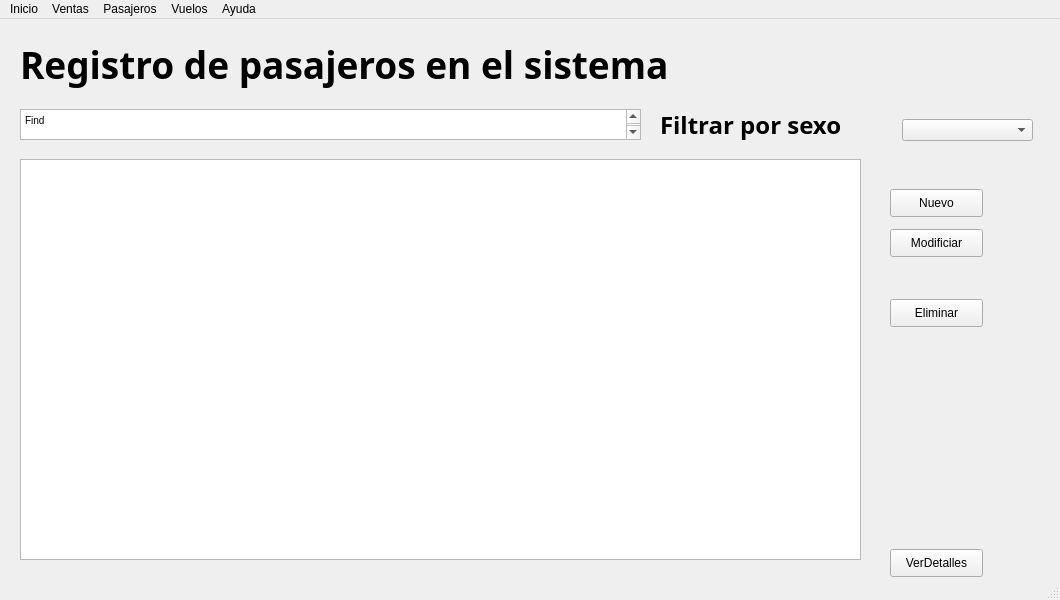
<?xml version="1.0" encoding="UTF-8"?>
<ui version="4.0">
 <class>ventaswindow</class>
 <widget class="QMainWindow" name="ventaswindow">
  <property name="geometry">
   <rect>
    <x>0</x>
    <y>0</y>
    <width>1060</width>
    <height>600</height>
   </rect>
  </property>
  <property name="windowTitle">
   <string>MainWindow</string>
  </property>
  <widget class="QWidget" name="centralwidget">
   <widget class="QLabel" name="label">
    <property name="geometry">
     <rect>
      <x>20</x>
      <y>20</y>
      <width>881</width>
      <height>51</height>
     </rect>
    </property>
    <property name="font">
     <font>
      <family>Source Sans Pro</family>
      <pointsize>28</pointsize>
      <weight>75</weight>
      <bold>true</bold>
     </font>
    </property>
    <property name="text">
     <string>Registro de pasajeros en el sistema</string>
    </property>
   </widget>
   <widget class="QTableView" name="tableView">
    <property name="geometry">
     <rect>
      <x>20</x>
      <y>140</y>
      <width>841</width>
      <height>401</height>
     </rect>
    </property>
   </widget>
   <widget class="QPushButton" name="pushButton">
    <property name="geometry">
     <rect>
      <x>890</x>
      <y>530</y>
      <width>93</width>
      <height>28</height>
     </rect>
    </property>
    <property name="text">
     <string>VerDetalles</string>
    </property>
   </widget>
   <widget class="QPushButton" name="pushButton_2">
    <property name="geometry">
     <rect>
      <x>890</x>
      <y>170</y>
      <width>93</width>
      <height>28</height>
     </rect>
    </property>
    <property name="text">
     <string>Nuevo</string>
    </property>
   </widget>
   <widget class="QPushButton" name="pushButton_3">
    <property name="geometry">
     <rect>
      <x>890</x>
      <y>210</y>
      <width>93</width>
      <height>28</height>
     </rect>
    </property>
    <property name="text">
     <string>Modificiar</string>
    </property>
   </widget>
   <widget class="QPushButton" name="pushButton_4">
    <property name="geometry">
     <rect>
      <x>890</x>
      <y>280</y>
      <width>93</width>
      <height>28</height>
     </rect>
    </property>
    <property name="text">
     <string>Eliminar</string>
    </property>
   </widget>
   <widget class="QComboBox" name="comboBox">
    <property name="geometry">
     <rect>
      <x>902</x>
      <y>100</y>
      <width>131</width>
      <height>22</height>
     </rect>
    </property>
   </widget>
   <widget class="QLabel" name="label_8">
    <property name="geometry">
     <rect>
      <x>660</x>
      <y>90</y>
      <width>231</width>
      <height>31</height>
     </rect>
    </property>
    <property name="font">
     <font>
      <family>Source Sans Pro</family>
      <pointsize>18</pointsize>
      <weight>75</weight>
      <bold>true</bold>
     </font>
    </property>
    <property name="text">
     <string>Filtrar por sexo</string>
    </property>
   </widget>
   <widget class="QTextBrowser" name="textBrowser">
    <property name="geometry">
     <rect>
      <x>20</x>
      <y>90</y>
      <width>621</width>
      <height>31</height>
     </rect>
    </property>
    <property name="html">
     <string>&lt;!DOCTYPE HTML PUBLIC &quot;-//W3C//DTD HTML 4.0//EN&quot; &quot;http://www.w3.org/TR/REC-html40/strict.dtd&quot;&gt;
&lt;html&gt;&lt;head&gt;&lt;meta name=&quot;qrichtext&quot; content=&quot;1&quot; /&gt;&lt;style type=&quot;text/css&quot;&gt;
p, li { white-space: pre-wrap; }
&lt;/style&gt;&lt;/head&gt;&lt;body style=&quot; font-family:'MS Shell Dlg 2'; font-size:7.8pt; font-weight:400; font-style:normal;&quot;&gt;
&lt;p style=&quot; margin-top:0px; margin-bottom:0px; margin-left:0px; margin-right:0px; -qt-block-indent:0; text-indent:0px;&quot;&gt;Find&lt;/p&gt;
&lt;p style=&quot;-qt-paragraph-type:empty; margin-top:0px; margin-bottom:0px; margin-left:0px; margin-right:0px; -qt-block-indent:0; text-indent:0px;&quot;&gt;&lt;br /&gt;&lt;/p&gt;&lt;/body&gt;&lt;/html&gt;</string>
    </property>
   </widget>
  </widget>
  <widget class="QMenuBar" name="menubar">
   <property name="geometry">
    <rect>
     <x>0</x>
     <y>0</y>
     <width>1060</width>
     <height>26</height>
    </rect>
   </property>
   <widget class="QMenu" name="menuInicio">
    <property name="title">
     <string>Inicio</string>
    </property>
    <addaction name="actionIr"/>
   </widget>
   <widget class="QMenu" name="menuVentas">
    <property name="title">
     <string>Ventas</string>
    </property>
    <addaction name="actionIr_2"/>
   </widget>
   <widget class="QMenu" name="menuPasajeros">
    <property name="title">
     <string>Pasajeros</string>
    </property>
    <addaction name="actionIr_3"/>
   </widget>
   <widget class="QMenu" name="menuVuelos">
    <property name="title">
     <string>Vuelos</string>
    </property>
    <addaction name="actionIr_4"/>
   </widget>
   <widget class="QMenu" name="menuAyuda">
    <property name="title">
     <string>Ayuda</string>
    </property>
    <addaction name="actionIr_5"/>
   </widget>
   <addaction name="menuInicio"/>
   <addaction name="menuVentas"/>
   <addaction name="menuPasajeros"/>
   <addaction name="menuVuelos"/>
   <addaction name="menuAyuda"/>
  </widget>
  <widget class="QStatusBar" name="statusbar"/>
  <action name="actionIr">
   <property name="text">
    <string>Ir</string>
   </property>
  </action>
  <action name="actionIr_2">
   <property name="text">
    <string>Ir</string>
   </property>
  </action>
  <action name="actionIr_3">
   <property name="text">
    <string>Ir</string>
   </property>
  </action>
  <action name="actionIr_4">
   <property name="text">
    <string>Ir</string>
   </property>
  </action>
  <action name="actionIr_5">
   <property name="text">
    <string>Ir</string>
   </property>
  </action>
 </widget>
 <resources/>
 <connections/>
</ui>
